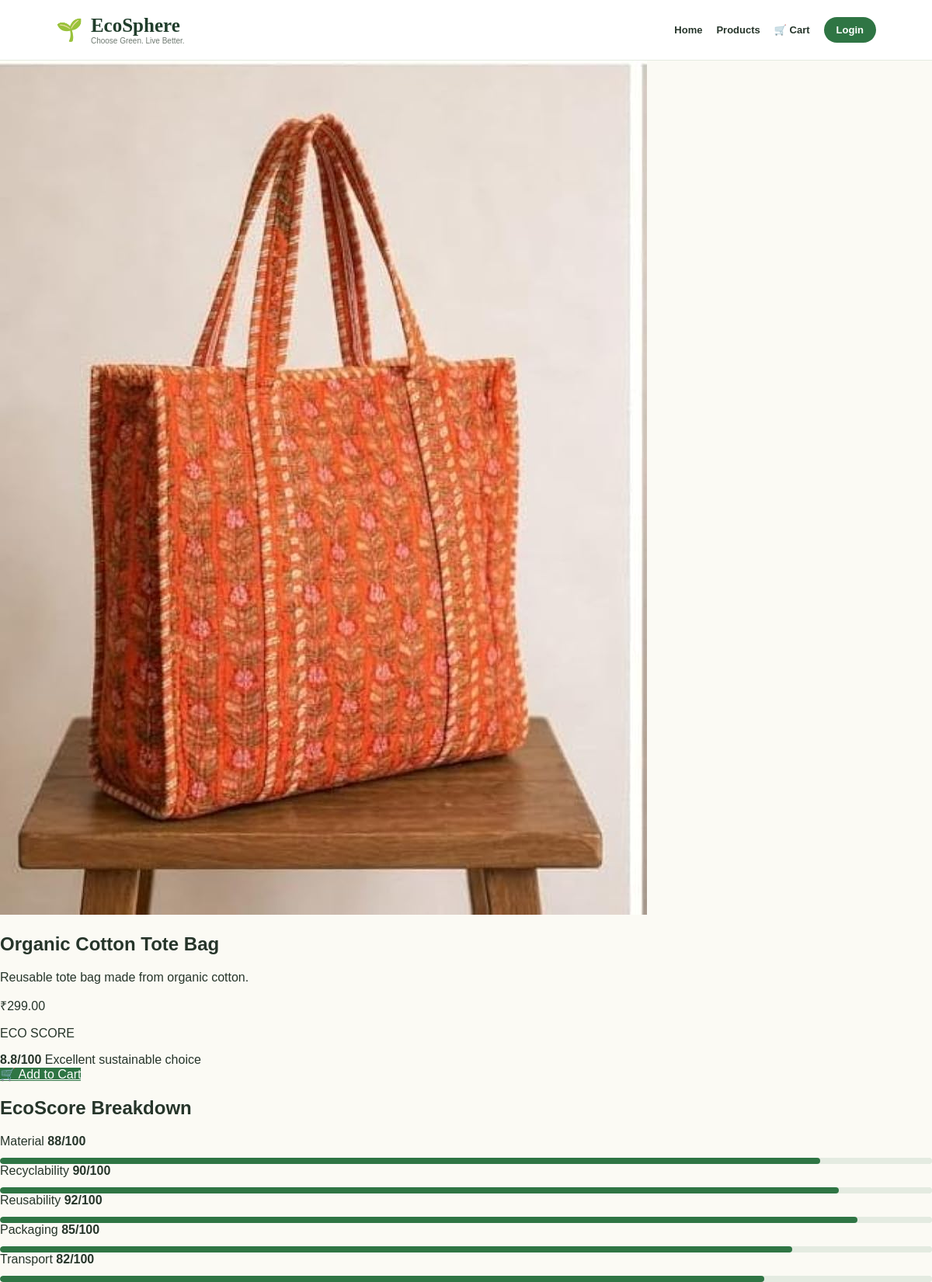
The app's page /product/3 with its own data.
### tables this page shows
CREATE TABLE products (
            id INTEGER PRIMARY KEY AUTOINCREMENT,
            name TEXT NOT NULL,
            category TEXT NOT NULL,
            description TEXT,
            price REAL NOT NULL,
            ecoscore REAL NOT NULL,
            icon TEXT
        , image TEXT, material_score INTEGER DEFAULT 0, recyclability_score INTEGER DEFAULT 0, reusability_score INTEGER DEFAULT 0, packaging_score INTEGER DEFAULT 0, transport_score INTEGER DEFAULT 0);

### app.py (the view)
@app.route("/product/<int:product_id>")
def product_details(product_id):
    conn = get_db_connection()
    product = conn.execute("""
        SELECT *
        FROM products
        WHERE id = ?
    """, (product_id,)).fetchone()
    conn.close()
    if product is None:
        return redirect(url_for("products"))
    return render_template(
        "product_details.html",
        product=product
    )

### app.py (called while the page is built)
def get_db_connection():
    conn = sqlite3.connect(DATABASE)
    conn.row_factory = sqlite3.Row
    return conn

### templates/product_details.html (shortened to what this page needs)
<!DOCTYPE html>
<html lang="en">
<head>
    <link rel="stylesheet"
          href="{{ url_for('static', filename='css/style.css') }}">
</head>
<body>
<nav class="navbar">
    <div class="brand">
        <span class="brand-leaf">🌱</span>
        <div>
            <div class="brand-name">EcoSphere</div>
            <div class="brand-tagline">
                Choose Green. Live Better.
            </div>
        </div>
    </div>
    <div class="nav-links">
        <a href="{{ url_for('home') }}">
            Home
        </a>
        <a href="{{ url_for('products') }}">
            Products
        </a>
        <a href="{{ url_for('cart') }}"
           class="cart-link">
            🛒 Cart
        </a>
        {% if session.get('user_id') %}
            <span class="welcome-user">
                👤 {{ session.get('user_name') }}
            </span>
            <a href="{{ url_for('logout') }}"
               class="login-btn">
                Logout
            </a>
        {% else %}
            <a href="{{ url_for('login') }}"
               class="login-btn">
                Login
            </a>
        {% endif %}
    </div>
</nav>
<section class="product-detail-page">
    <div class="product-detail-container">
        <div class="product-detail-image">
            <img
                src="{{ product['image'] }}"
                alt="{{ product['name'] }}"
            >
        </div>
        <div class="product-detail-info">
            <p class="product-category">
            </p>
            <h1>
                {{ product['name'] }}
            </h1>
            <p class="product-detail-description">
                {{ product['description'] }}
            </p>
            <div class="detail-price">
                ₹{{ "%.2f"|format(product['price']) }}
            </div>
            <div class="eco-score-card">
                <p>
                    ECO SCORE
                </p>
                <strong>
                    {{ product['ecoscore'] }}/100
                </strong>
                <span>
                    Excellent sustainable choice
                </span>
            </div>
            <a
                href="{{ url_for('add_to_cart', product_id=product['id']) }}"
                class="checkout-btn"
            >
                🛒 Add to Cart
            </a>
            <div class="eco-breakdown">
                <h2>
                    EcoScore Breakdown
                </h2>
                <div class="eco-factor">
                    <div>
                        <span>Material</span>
                        <strong>
                            {{ product['material_score'] }}/100
                        </strong>
                    </div>
                    <progress
                        class="eco-progress-bar"
                        value="{{ product['material_score'] }}"
                        max="100">
                    </progress>
                </div>
                <div class="eco-factor">
                    <div>
                        <span>Recyclability</span>
                        <strong>
                            {{ product['recyclability_score'] }}/100
                        </strong>
                    </div>
                    <progress
                        class="eco-progress-bar"
                        value="{{ product['recyclability_score'] }}"
                        max="100">
                    </progress>
                </div>
                <div class="eco-factor">
                    <div>
                        <span>Reusability</span>
                        <strong>
                            {{ product['reusability_score'] }}/100
                        </strong>
                    </div>
                    <progress
                        class="eco-progress-bar"
                        value="{{ product['reusability_score'] }}"
                        max="100">
                    </progress>
                </div>
                <div class="eco-factor">
                    <div>
                        <span>Packaging</span>
                        <strong>
                            {{ product['packaging_score'] }}/100
                        </strong>
                    </div>
                    <progress
                        class="eco-progress-bar"
                        value="{{ product['packaging_score'] }}"
                        max="100">
                    </progress>
                </div>
                <div class="eco-factor">
                    <div>
                        <span>Transport</span>
                        <strong>
                            {{ product['transport_score'] }}/100
                        </strong>
                    </div>
                    <progress
                        class="eco-progress-bar"
                        value="{{ product['transport_score'] }}"
                        max="100">
                    </progress>
                </div>
            </div>
        </div>
    </div>
</section>
</body>
</html>

### static/css/style.css (style rules this page uses)
:root { --dark-green: #203d2b; --green: #2f7544; --light-green: #edf5e9; --soft-green: #f5f8f1; --cream: #fbfaf4; --text: #26352a; --muted: #6f7a71; --white: #ffffff; --border: #e4ebe1; --danger: #a44b4b; }
* { box-sizing: border-box; }
html { scroll-behavior: smooth; }
body { margin: 0; background: var(--cream); color: var(--text); font-family: "DM Sans", Arial, sans-serif; }
a { color: inherit; }
.navbar { min-height: 78px; padding: 14px 6%; display: flex; align-items: center; justify-content: space-between; gap: 25px; background: var(--white); border-bottom: 1px solid var(--border); position: sticky; top: 0; z-index: 20; }
.brand { display: flex; align-items: center; gap: 10px; }
.brand-leaf { font-size: 28px; }
.brand-name { color: var(--dark-green); font-family: "Playfair Display", Georgia, serif; font-size: 25px; font-weight: 700; }
.brand-tagline { color: var(--muted); font-size: 10px; }
.nav-links { display: flex; align-items: center; gap: 18px; flex-wrap: wrap; justify-content: flex-end; }
.nav-links a { text-decoration: none; color: var(--text); font-size: 13px; font-weight: 600; }
.login-btn { background: var(--green); color: var(--white) !important; padding: 9px 16px; border-radius: 20px; }
.product-category { position: absolute; top: 12px; left: 12px; background: rgba(255,255,255,0.92); color: var(--green); padding: 6px 10px; border-radius: 15px; font-size: 11px; font-weight: 700; }
.checkout-btn, .success-primary-btn { background: var(--green); color: white; }
.eco-progress-bar { width: 100%; height: 8px; display: block; margin-top: 12px; border: none; border-radius: 10px; overflow: hidden; background: var(--border); }

### records on screen
products: image (picture), name "Organic Cotton Tote Bag", description "Reusable tote bag made from organic cotton.", price "299.00", ecoscore "8.8", material_score "88", recyclability_score "90", reusability_score "92", packaging_score "85", transport_score "82"
